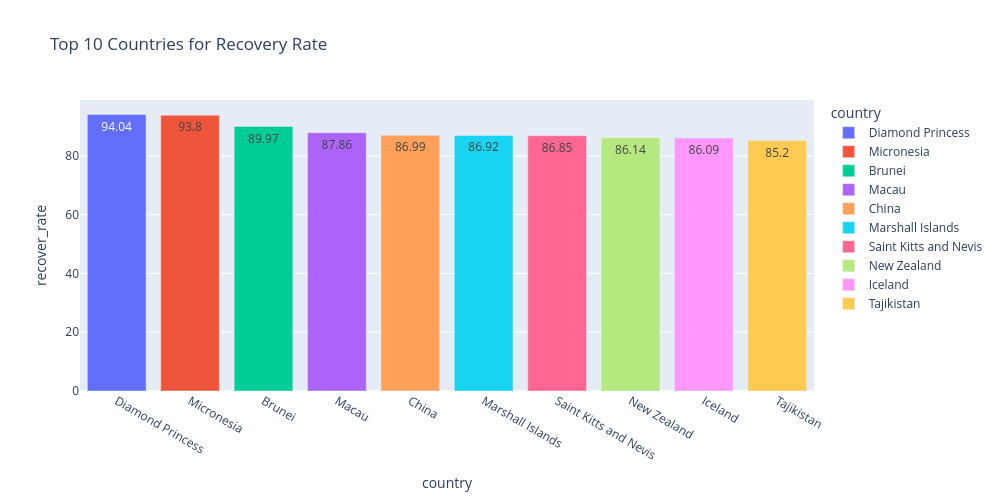

Write notebook code for a chart like this one.
### Code cell
#считаем средний процент выздоровлений для каждой страны
bar_data = covid_df.groupby(
    by='country',
    as_index=False
)[['recover_rate']].mean().round(2).nlargest(10, columns=['recover_rate'])

#строим график
fig = px.bar(
    data_frame=bar_data, #датафрейм
    x="country", #ось x
    y="recover_rate", #ось y
    color='country', #расцветка в зависимости от страны
    text = 'recover_rate', #текст на столбцах
    orientation='v', #ориентация графика
    height=500, #высота
    width=1000, #ширина
    title='Top 10 Countries for Recovery Rate' #заголовок
)

#отображаем его
fig.show()

### Figure 1 — Plotly figure (JSON) as saved in the notebook; plotly's stock layout.template omitted (floating-point values rounded to 4 significant figures)
{"data": [{"hovertemplate": "country=%{x}<br>recover_rate=%{text}<extra></extra>", "legendgroup": "Diamond Princess", "marker": {"color": "#636efa", "pattern": {"shape": ""}}, "name": "Diamond Princess", "orientation": "v", "showlegend": true, "text": [94.04], "textposition": "auto", "type": "bar", "x": ["Diamond Princess"], "xaxis": "x", "y": [94.04], "yaxis": "y"}, {"hovertemplate": "country=%{x}<br>recover_rate=%{text}<extra></extra>", "legendgroup": "Micronesia", "marker": {"color": "#EF553B", "pattern": {"shape": ""}}, "name": "Micronesia", "orientation": "v", "showlegend": true, "text": [93.8], "textposition": "auto", "type": "bar", "x": ["Micronesia"], "xaxis": "x", "y": [93.8], "yaxis": "y"}, {"hovertemplate": "country=%{x}<br>recover_rate=%{text}<extra></extra>", "legendgroup": "Brunei", "marker": {"color": "#00cc96", "pattern": {"shape": ""}}, "name": "Brunei", "orientation": "v", "showlegend": true, "text": [89.97], "textposition": "auto", "type": "bar", "x": ["Brunei"], "xaxis": "x", "y": [89.97], "yaxis": "y"}, {"hovertemplate": "country=%{x}<br>recover_rate=%{text}<extra></extra>", "legendgroup": "Macau", "marker": {"color": "#ab63fa", "pattern": {"shape": ""}}, "name": "Macau", "orientation": "v", "showlegend": true, "text": [87.86], "textposition": "auto", "type": "bar", "x": ["Macau"], "xaxis": "x", "y": [87.86], "yaxis": "y"}, {"hovertemplate": "country=%{x}<br>recover_rate=%{text}<extra></extra>", "legendgroup": "China", "marker": {"color": "#FFA15A", "pattern": {"shape": ""}}, "name": "China", "orientation": "v", "showlegend": true, "text": [86.99], "textposition": "auto", "type": "bar", "x": ["China"], "xaxis": "x", "y": [86.99], "yaxis": "y"}, {"hovertemplate": "country=%{x}<br>recover_rate=%{text}<extra></extra>", "legendgroup": "Marshall Islands", "marker": {"color": "#19d3f3", "pattern": {"shape": ""}}, "name": "Marshall Islands", "orientation": "v", "showlegend": true, "text": [86.92], "textposition": "auto", "type": "bar", "x": ["Marshall Islands"], "xaxis": "x", "y": [86.92], "yaxis": "y"}, {"hovertemplate": "country=%{x}<br>recover_rate=%{text}<extra></extra>", "legendgroup": "Saint Kitts and Nevis", "marker": {"color": "#FF6692", "pattern": {"shape": ""}}, "name": "Saint Kitts and Nevis", "orientation": "v", "showlegend": true, "text": [86.85], "textposition": "auto", "type": "bar", "x": ["Saint Kitts and Nevis"], "xaxis": "x", "y": [86.85], "yaxis": "y"}, {"hovertemplate": "country=%{x}<br>recover_rate=%{text}<extra></extra>", "legendgroup": "New Zealand", "marker": {"color": "#B6E880", "pattern": {"shape": ""}}, "name": "New Zealand", "orientation": "v", "showlegend": true, "text": [86.14], "textposition": "auto", "type": "bar", "x": ["New Zealand"], "xaxis": "x", "y": [86.14], "yaxis": "y"}, {"hovertemplate": "country=%{x}<br>recover_rate=%{text}<extra></extra>", "legendgroup": "Iceland", "marker": {"color": "#FF97FF", "pattern": {"shape": ""}}, "name": "Iceland", "orientation": "v", "showlegend": true, "text": [86.09], "textposition": "auto", "type": "bar", "x": ["Iceland"], "xaxis": "x", "y": [86.09], "yaxis": "y"}, {"hovertemplate": "country=%{x}<br>recover_rate=%{text}<extra></extra>", "legendgroup": "Tajikistan", "marker": {"color": "#FECB52", "pattern": {"shape": ""}}, "name": "Tajikistan", "orientation": "v", "showlegend": true, "text": [85.2], "textposition": "auto", "type": "bar", "x": ["Tajikistan"], "xaxis": "x", "y": [85.2], "yaxis": "y"}], "layout": {"barmode": "relative", "height": 500, "legend": {"title": {"text": "country"}, "tracegroupgap": 0}, "title": {"text": "Top 10 Countries for Recovery Rate"}, "width": 1000, "xaxis": {"anchor": "y", "categoryarray": ["Diamond Princess", "Micronesia", "Brunei", "Macau", "China", "Marshall Islands", "Saint Kitts and Nevis", "New Zealand", "Iceland", "Tajikistan"], "categoryorder": "array", "domain": [0, 1], "title": {"text": "country"}}, "yaxis": {"anchor": "x", "domain": [0, 1], "title": {"text": "recover_rate"}}}}
